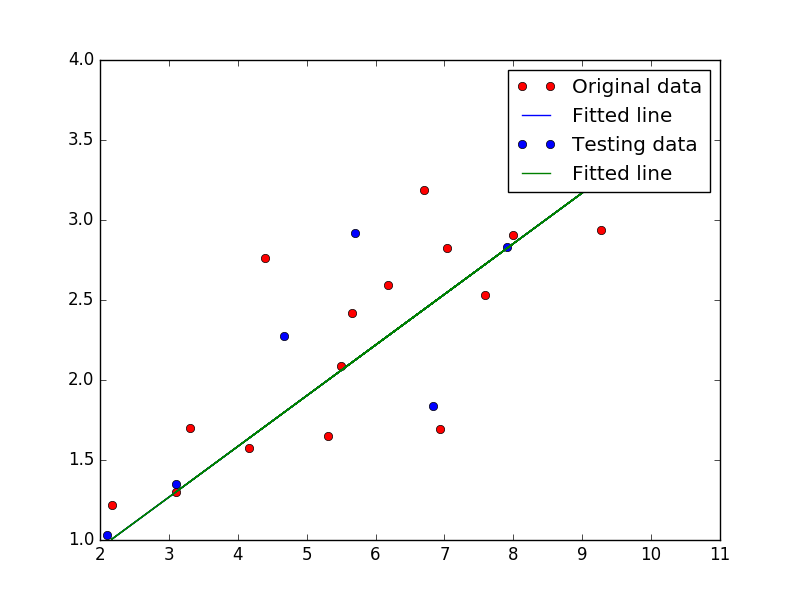

Reproduce this figure in Python.
from __future__ import print_function

import tensorflow as tf
import numpy
import matplotlib.pyplot as plt
rng = numpy.random

# Parameters
learning_rate = 0.01
training_epochs = 1000
display_step = 50

# Training Data

# free variable
train_X = numpy.asarray([3.3,4.4,5.5,6.71,6.93,4.168,9.779,6.182,7.59,2.167,
                         7.042,10.791,5.313,7.997,5.654,9.27,3.1])
# depended variable
train_Y = numpy.asarray([1.7,2.76,2.09,3.19,1.694,1.573,3.366,2.596,2.53,1.221,
                         2.827,3.465,1.65,2.904,2.42,2.94,1.3])
n_samples = train_X.shape[0]

# tf Graph Input
X = tf.placeholder("float")
Y = tf.placeholder("float")

# Set model weights
W = tf.Variable(rng.randn(), name="weight")
b = tf.Variable(rng.randn(), name="bias")

# Construct a linear model
pred = tf.add(tf.mul(X, W), b)

# Mean squared error
cost = tf.reduce_sum(tf.pow(pred-Y, 2))/(2*n_samples)

# Gradient descent
optimizer = tf.train.GradientDescentOptimizer(learning_rate).minimize(cost)

# Initializing the variables
init = tf.initialize_all_variables()

# Launch the graph
with tf.Session() as sess:
    sess.run(init)

    # Fit all training data
    for epoch in range(training_epochs):
        for (x, y) in zip(train_X, train_Y):
            sess.run(optimizer, feed_dict={X: x, Y: y})

        # Display logs per epoch step
        if (epoch+1) % display_step == 0:
            c = sess.run(cost, feed_dict={X: train_X, Y:train_Y})
            print("Epoch:", '%04d' % (epoch+1), "cost=", "{:.9f}".format(c), \
                  "W=", sess.run(W), "b=", sess.run(b))

    print("Optimization Finished!")
    training_cost = sess.run(cost, feed_dict={X: train_X, Y: train_Y})
    print("Training cost=", training_cost, "W=", sess.run(W), "b=", sess.run(b), '\n')

    # Graphic display
    plt.plot(train_X, train_Y, 'ro', label='Original data')
    plt.plot(train_X, sess.run(W) * train_X + sess.run(b), label='Fitted line')
    plt.legend()
    plt.show()

    # Testing example, as requested (Issue #2)
    test_X = numpy.asarray([6.83, 4.668, 8.9, 7.91, 5.7, 8.7, 3.1, 2.1])
    test_Y = numpy.asarray([1.84, 2.273, 3.2, 2.831, 2.92, 3.24, 1.35, 1.03])

    print("Testing... (Mean square loss Comparison)")
    testing_cost = sess.run(
        tf.reduce_sum(tf.pow(pred - Y, 2)) / (2 * test_X.shape[0]),
        feed_dict={X: test_X, Y: test_Y})  # same function as cost above
    print("Testing cost=", testing_cost)
    print("Absolute mean square loss difference:", abs(
        training_cost - testing_cost))

    plt.plot(test_X, test_Y, 'bo', label='Testing data')
    plt.plot(train_X, sess.run(W) * train_X + sess.run(b), label='Fitted line')
    plt.legend()
    plt.savefig("test_2.png")
